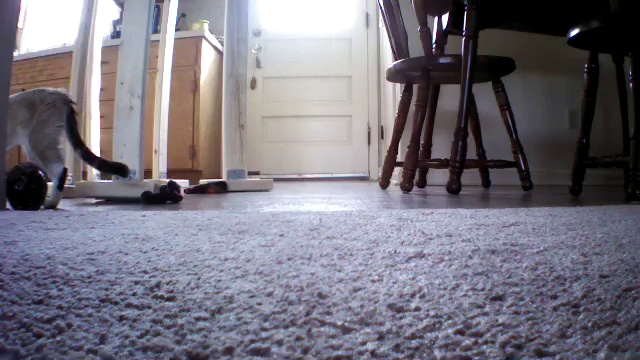
#> input picture src/data/1/1/1.jpg, 640 x 360 px, found by its file name
$ python optical_flow.py
#> lines starting #> are read from the running program, lines starting #| are printed output that depends on the picture
#> in _test_optical_flow_get_image_from_file, init_image is the input picture: shape (360, 640, 3); mean B, G, R 126.8, 116, 119.4
#!/usr/bin/env python2.7

""" Extracts optical flow features from the drone.
"""

import numpy as np
import cv2


class OpticalFlow(object):
    """ Extracts dense optical flow features from an image and its predecessor
        using the Farneback method.

        Source: [Gunnar Farneback, Two-frame motion estimation based on
        polynomial expansion, Lecture Notes in Computer Science, 2003, (2749),
        363-370.]

        To Do: Implement optical flow with non-local total variation
        regularization to account for poorly textured regions, occlusions and
        small scale image structures.

        Source: [M. Werlberger, T. Pock, and H. Bischof. Motion estimation with
        non-local total variation regularization. In CVPR, 2010.]
    """
    def __init__(self, init_frame):
        # Parameters of the camera/images.
        (r, c, _) = init_frame.shape
#> r = 360; c = 640
        self.shape = (r, c)
#> self.shape = (360, 640)
        self.prev_gray = cv2.cvtColor(init_frame, cv2.COLOR_BGR2GRAY)
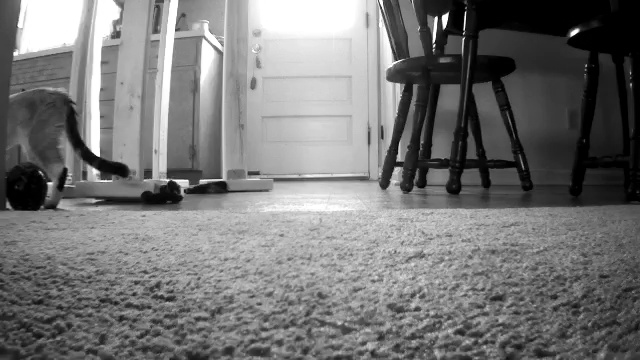
#> self.prev_gray: shape (360, 640); min 0, max 255, mean 118.2

        # Parameters for farneback optical flow.
        self.pyr_scale = 0.5   # next layer is twice smaller than the previous
        self.levels = 5        # number of pyramid layers including the initial image
        self.winsize = 13      # averaging window size
        self.iterations = 10   # number of iterations at each pyramid level
        self.poly_n = 5        # size of the pixel neighborhood used to find polynomial expansion in each pixel
        self.poly_sigma = 1.1  # standard deviation of the Gaussian used to smooth derivatives used as a basis for the polynomial expansion
        self.flags = 0         # no flags (OPTFLOW_USE_INITIAL_FLOW, OPTFLOW_FARNEBACK_GAUSSIAN)

    def extract(self, frame):
        """ Extract optical flow from the current frame containing the
            cartesian flow vectors for each pixel.
        """
        # Get the cv flow using farneback
#> (the run stopped early here; a loop or call above may not have finished)
